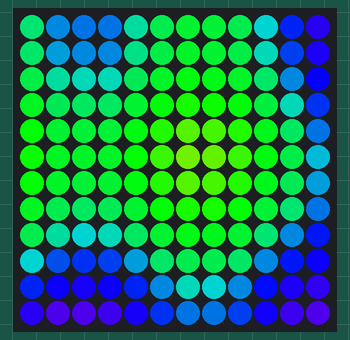
Simulated run of this sketch. Board: Arduino Uno, built with avr-gcc and run on an emulated ATmega328P. Shown: 12×12 RGB LED matrix (first LED top left, wired row by row).

Above: at 3.16 s.
At 7.72 s:
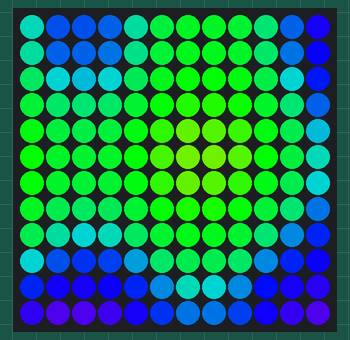
At 12.28 s:
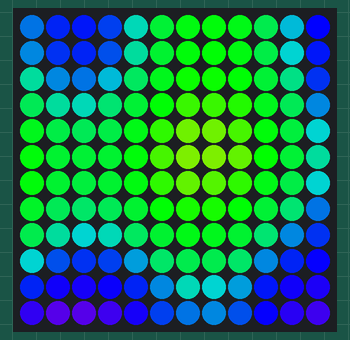
At 21.39 s:
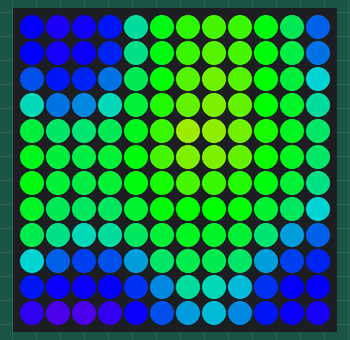
At 30.5 s:
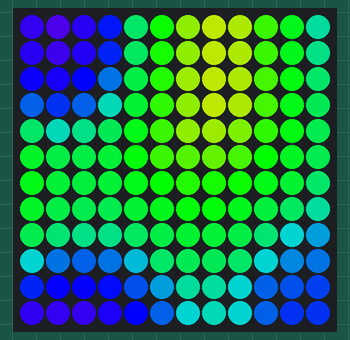
At 39.62 s:
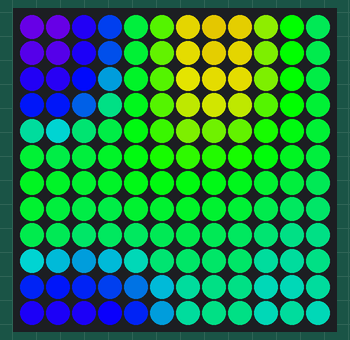

The sketch:

letter_j.ino
```cpp
#include <FastLED.h>
#define WIDTH 12
#define HEIGHT 12
#define LED_PIN 2
#define COLOR_DEPTH 8
#define SCALE 30 // Adjust this for different wave patterns

const int NUM_LEDS = WIDTH * HEIGHT;
CRGB leds[NUM_LEDS];

// Define a color palette
CRGBPalette16 currentPalette;

void setup() {
  delay(3000); // Powerup delay
  FastLED.addLeds<WS2812B, LED_PIN, GRB>(leds, NUM_LEDS).setCorrection(TypicalLEDStrip);
  currentPalette = RainbowColors_p; // Start with a rainbow color palette
}

void loop() {
  static uint8_t hue = 0;
  // Fill the noise array based on the current "time"
  for (int x = 0; x < WIDTH; x++) {
    for (int y = 0; y < HEIGHT; y++) {
      uint8_t noise = inoise8(x * SCALE, y * SCALE, hue);
      leds[XY(x, y)] = ColorFromPalette(currentPalette, noise);
    }
  }
  FastLED.show();
  hue++; // Slowly increase the hue for color transition
  delay(1); // Adjust for speed
}

// Function to convert (x, y) to LED index in a zigzag pattern
int XY(int x, int y) {
  return y % 2 == 0 ? y * WIDTH + x : y * WIDTH + WIDTH - 1 - x;
}
```
